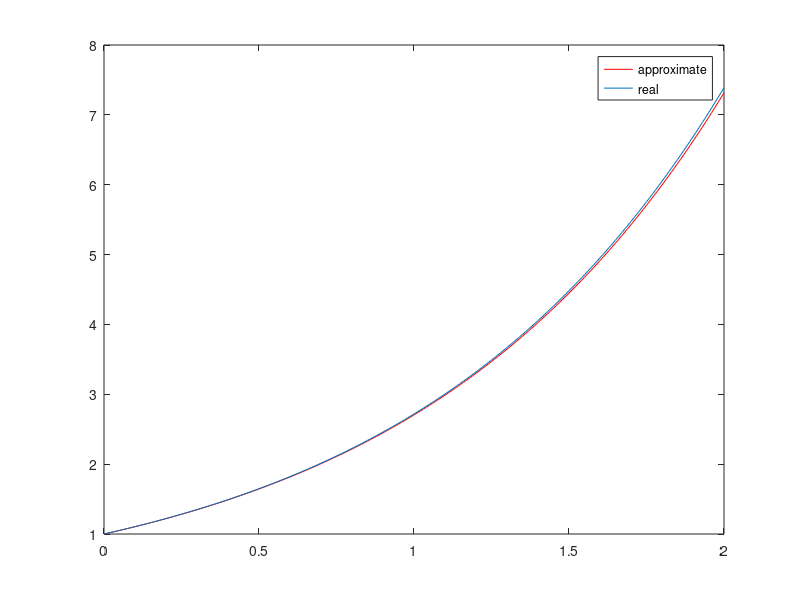

MATLAB code to generate this figure:
% An example of Eulers method, Austin Baird 
%Also good for loop example, can be modified to make it a good 
% function example. for this example we are approximating 
% y' =  y for y(0)=1, we know solution so we can test error!
clear; 
clc; 

h = 0.01;   %step size
x = [0:h:2];% discretize the domain 
y = 0*x;   %y is the size of x and stores values of the iteration
y(1) = 1;   % we know the initial value of y. y(x_0)=y_0 
iter = size(x)

for i = 2:iter(2),
    i;
    y(i)=y(i-1)+h*(y(i-1));   %eulers method for f(x,y)=y
end

diff = abs(y - exp(x));
err = max(diff)

% plotting to see difference

plot(x,y,'r', x,exp(x))
legend('approximate','real')
%hold on 
%plot(x,exp(x))
%legend('real')

